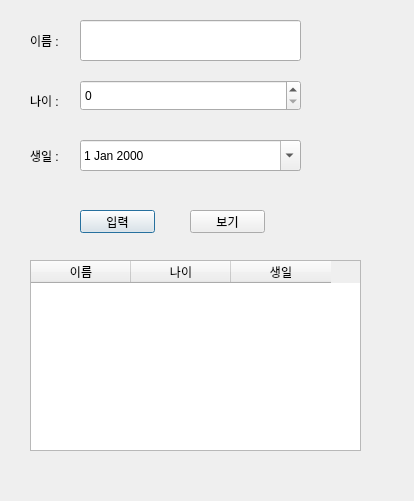
<?xml version="1.0" encoding="UTF-8"?>
<ui version="4.0">
 <class>Dialog</class>
 <widget class="QDialog" name="Dialog">
  <property name="geometry">
   <rect>
    <x>0</x>
    <y>0</y>
    <width>414</width>
    <height>501</height>
   </rect>
  </property>
  <property name="windowTitle">
   <string>Dialog</string>
  </property>
  <widget class="QLabel" name="label">
   <property name="geometry">
    <rect>
     <x>30</x>
     <y>140</y>
     <width>31</width>
     <height>31</height>
    </rect>
   </property>
   <property name="text">
    <string>생일 : </string>
   </property>
  </widget>
  <widget class="QLabel" name="label_2">
   <property name="geometry">
    <rect>
     <x>30</x>
     <y>80</y>
     <width>31</width>
     <height>41</height>
    </rect>
   </property>
   <property name="text">
    <string>나이 : </string>
   </property>
  </widget>
  <widget class="QLabel" name="label_3">
   <property name="geometry">
    <rect>
     <x>30</x>
     <y>30</y>
     <width>31</width>
     <height>21</height>
    </rect>
   </property>
   <property name="text">
    <string>이름 : </string>
   </property>
  </widget>
  <widget class="QLineEdit" name="nameEdit">
   <property name="geometry">
    <rect>
     <x>80</x>
     <y>20</y>
     <width>221</width>
     <height>41</height>
    </rect>
   </property>
  </widget>
  <widget class="QPushButton" name="inputButton">
   <property name="geometry">
    <rect>
     <x>80</x>
     <y>210</y>
     <width>75</width>
     <height>23</height>
    </rect>
   </property>
   <property name="text">
    <string>입력</string>
   </property>
  </widget>
  <widget class="QPushButton" name="viewButton">
   <property name="geometry">
    <rect>
     <x>190</x>
     <y>210</y>
     <width>75</width>
     <height>23</height>
    </rect>
   </property>
   <property name="text">
    <string>보기</string>
   </property>
  </widget>
  <widget class="QTableWidget" name="tableWidget">
   <property name="geometry">
    <rect>
     <x>30</x>
     <y>260</y>
     <width>331</width>
     <height>191</height>
    </rect>
   </property>
   <column>
    <property name="text">
     <string>이름</string>
    </property>
   </column>
   <column>
    <property name="text">
     <string>나이</string>
    </property>
   </column>
   <column>
    <property name="text">
     <string>생일</string>
    </property>
   </column>
  </widget>
  <widget class="QSpinBox" name="spinBox">
   <property name="geometry">
    <rect>
     <x>80</x>
     <y>80</y>
     <width>221</width>
     <height>31</height>
    </rect>
   </property>
  </widget>
  <widget class="QDateEdit" name="dateEdit">
   <property name="geometry">
    <rect>
     <x>80</x>
     <y>140</y>
     <width>221</width>
     <height>31</height>
    </rect>
   </property>
   <property name="calendarPopup">
    <bool>true</bool>
   </property>
  </widget>
 </widget>
 <resources/>
 <connections/>
</ui>
